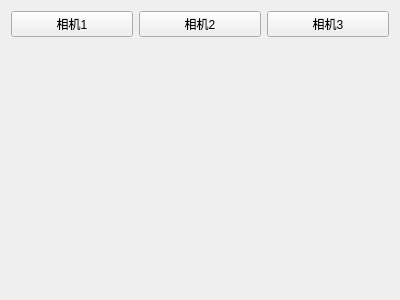
<?xml version="1.0" encoding="UTF-8"?>
<ui version="4.0">
 <class>MainRoiPage</class>
 <widget class="QWidget" name="MainRoiPage">
  <property name="geometry">
   <rect>
    <x>0</x>
    <y>0</y>
    <width>400</width>
    <height>300</height>
   </rect>
  </property>
  <property name="windowTitle">
   <string>绘制相机ROI区域</string>
  </property>
  <layout class="QGridLayout" name="gridLayout">
   <item row="0" column="0">
    <layout class="QVBoxLayout" name="verticalLayout">
     <property name="spacing">
      <number>6</number>
     </property>
     <item>
      <layout class="QHBoxLayout" name="horizontalLayout">
       <item>
        <widget class="QPushButton" name="pushButton">
         <property name="text">
          <string>相机1</string>
         </property>
         <property name="checkable">
          <bool>true</bool>
         </property>
        </widget>
       </item>
       <item>
        <widget class="QPushButton" name="pushButton_2">
         <property name="text">
          <string>相机2</string>
         </property>
         <property name="checkable">
          <bool>true</bool>
         </property>
        </widget>
       </item>
       <item>
        <widget class="QPushButton" name="pushButton_3">
         <property name="text">
          <string>相机3</string>
         </property>
         <property name="checkable">
          <bool>true</bool>
         </property>
        </widget>
       </item>
      </layout>
     </item>
     <item>
      <widget class="QStackedWidget" name="stackedWidget">
       <property name="currentIndex">
        <number>0</number>
       </property>
       <widget class="QWidget" name="page"/>
       <widget class="QWidget" name="page_2"/>
      </widget>
     </item>
    </layout>
   </item>
  </layout>
 </widget>
 <layoutdefault spacing="6" margin="11"/>
 <resources/>
 <connections/>
</ui>
